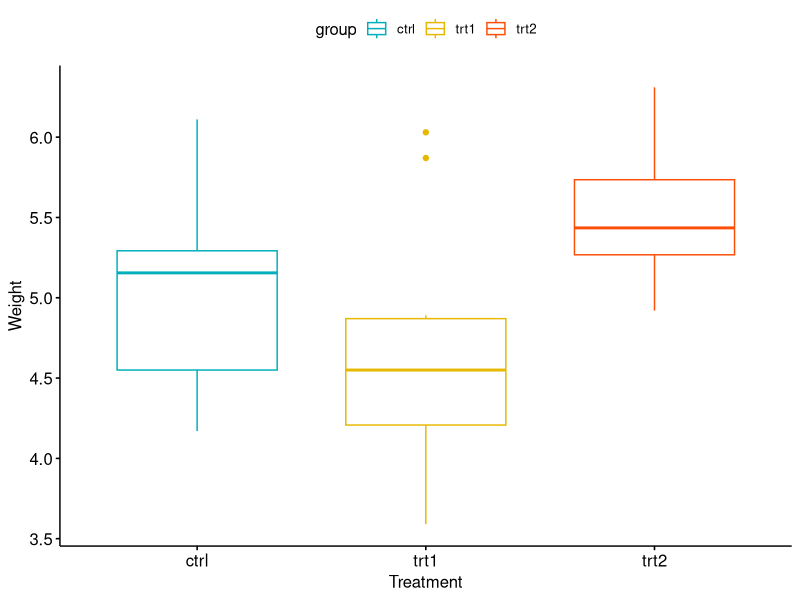
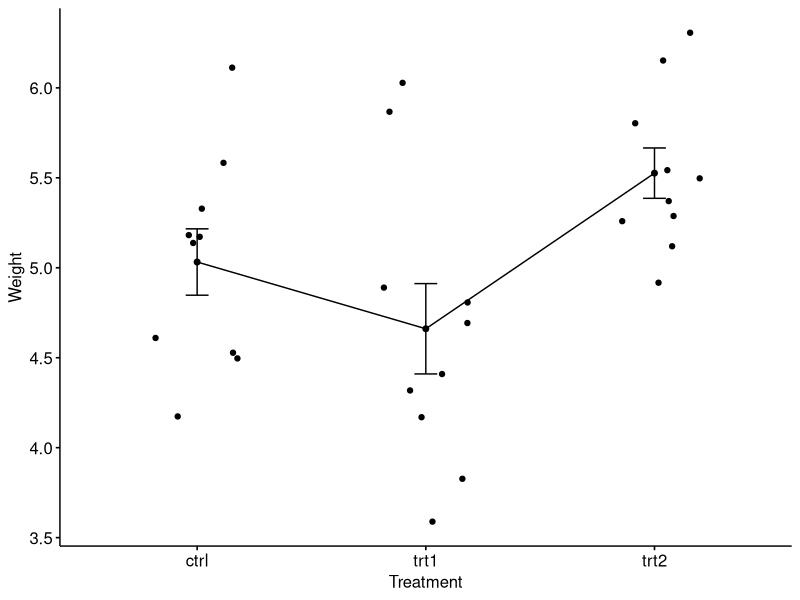
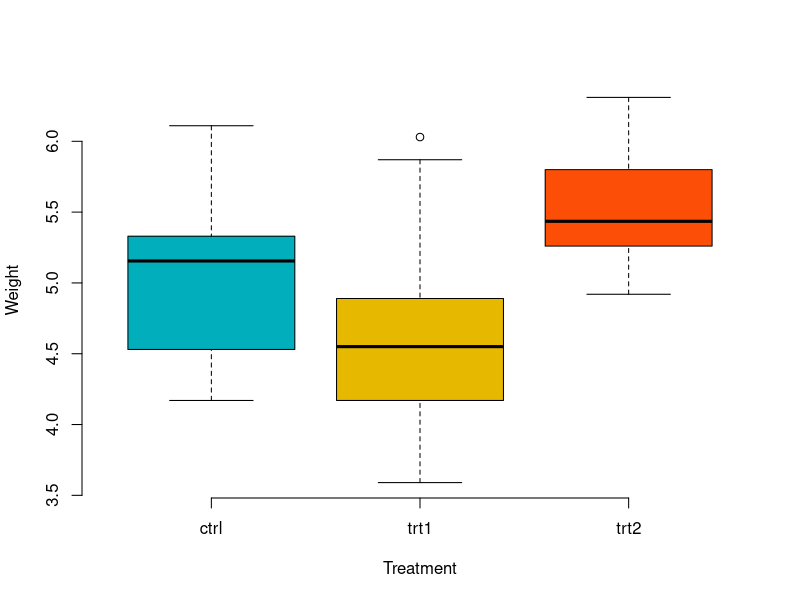
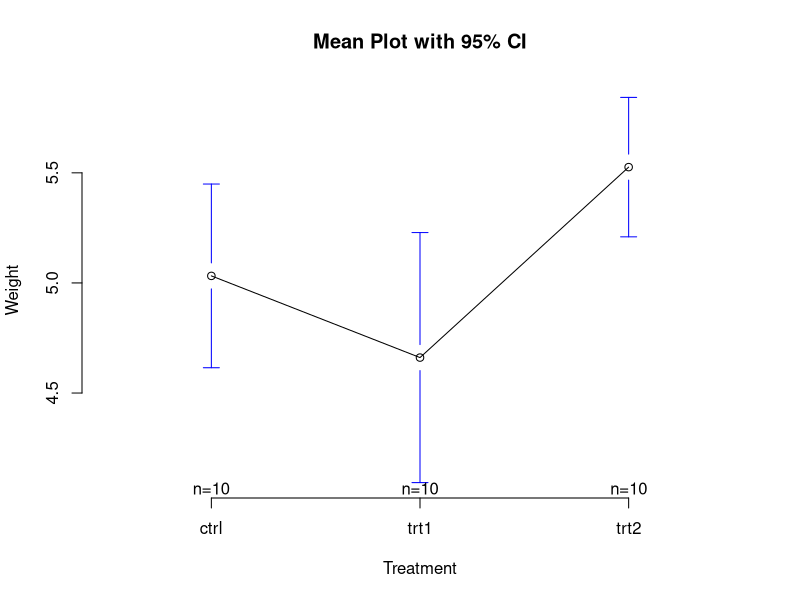
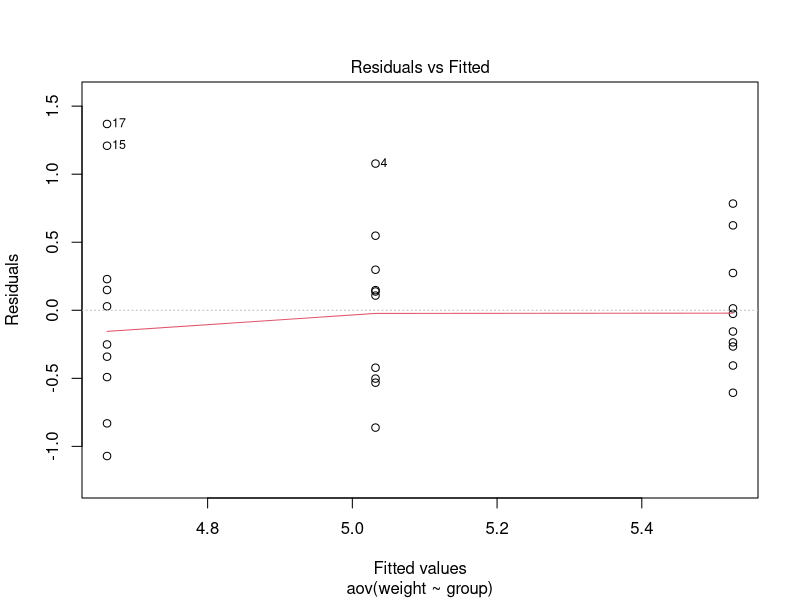
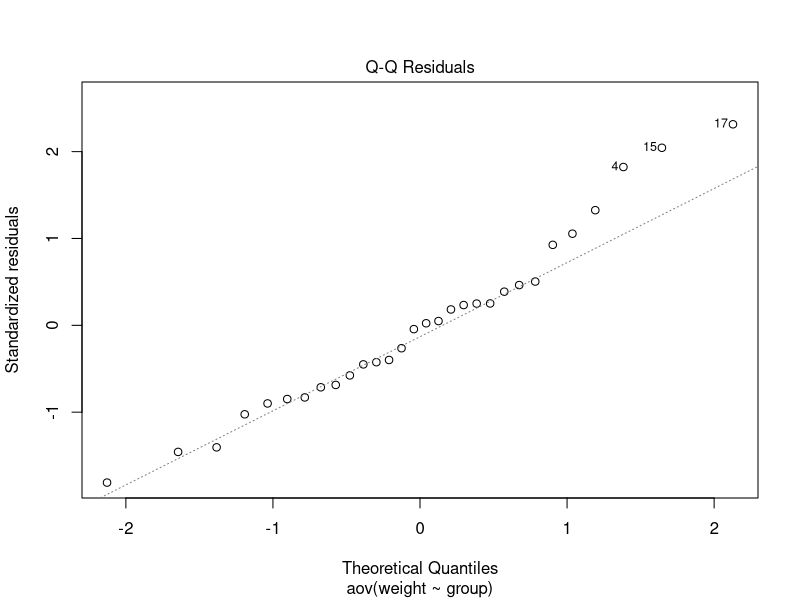

Write R code to recreate these figures, in order.
## ---- chunk 1
my_data <- PlantGrowth
## ---- chunk 2
# Show a random sample
set.seed(1234)
dplyr::sample_n(my_data, 10)
## ---- chunk 3
# Show the levels
levels(my_data$group)
## ---- chunk 4
my_data$group <- ordered(my_data$group,
                         levels = c("ctrl", "trt1", "trt2"))
## ---- chunk 5
library(dplyr)
group_by(my_data, group) %>%
  summarise(
    count = n(),
    mean = mean(weight, na.rm = TRUE),
    sd = sd(weight, na.rm = TRUE)
  )
## ---- chunk 6
# Install
#install.packages("ggpubr")
## ---- chunk 7
# Box plots
# ++++++++++++++++++++
# Plot weight by group and color by group
library("ggpubr")
ggboxplot(my_data, x = "group", y = "weight", 
          color = "group", palette = c("#00AFBB", "#E7B800", "#FC4E07"),
          order = c("ctrl", "trt1", "trt2"),
          ylab = "Weight", xlab = "Treatment")
## ---- chunk 8
# Mean plots
# ++++++++++++++++++++
# Plot weight by group
# Add error bars: mean_se
# (other values include: mean_sd, mean_ci, median_iqr, ....)
library("ggpubr")
ggline(my_data, x = "group", y = "weight", 
       add = c("mean_se", "jitter"), 
       order = c("ctrl", "trt1", "trt2"),
       ylab = "Weight", xlab = "Treatment")
## ---- chunk 9
#install.packages("gplots")
## ---- chunk 10
# Box plot
boxplot(weight ~ group, data = my_data,
        xlab = "Treatment", ylab = "Weight",
        frame = FALSE, col = c("#00AFBB", "#E7B800", "#FC4E07"))
# plotmeans
library("gplots")
plotmeans(weight ~ group, data = my_data, frame = FALSE,
          xlab = "Treatment", ylab = "Weight",
          main="Mean Plot with 95% CI") 
## ---- chunk 11
# Compute the analysis of variance
res.aov <- aov(weight ~ group, data = my_data)
# Summary of the analysis
summary(res.aov)
## ---- chunk 12
TukeyHSD(res.aov)
## ---- chunk 13
pairwise.t.test(my_data$weight, my_data$group,
                 p.adjust.method = "BH")
## ---- chunk 14
# 1. Homogeneity of variances
plot(res.aov, 1)
## ---- chunk 15
#install.packages("car")
library(car)
leveneTest(weight ~ group, data = my_data)
## ---- chunk 16
oneway.test(weight ~ group, data = my_data)
## ---- chunk 17
pairwise.t.test(my_data$weight, my_data$group,
                 p.adjust.method = "BH", pool.sd = FALSE)
## ---- chunk 18
# 2. Normality
plot(res.aov, 2)
## ---- chunk 19
# Extract the residuals
aov_residuals <- residuals(object = res.aov )
# Run Shapiro-Wilk test
shapiro.test(x = aov_residuals )
## ---- chunk 20
kruskal.test(weight ~ group, data = my_data)
## ---- chunk 21
revenue = c(15,18,22,23,24, 22,25,15,15,14, 18,22,15,19,21,
            23,15,14,17,18, 23,15,26,18,14, 12,15,11,10,8,
            26,12,23,15,18, 19,17,15,20,10, 15,14,18,19,20,
            14,18,10,12,23, 14,22,19,17,11, 21,23,11,18,14)
## ---- chunk 22
months = gl(12,5)
## ---- chunk 23
years = gl(5, 1, length(revenue))
## ---- chunk 24
fit = aov(revenue ~ months + years)
## ---- chunk 25
anova(fit)
